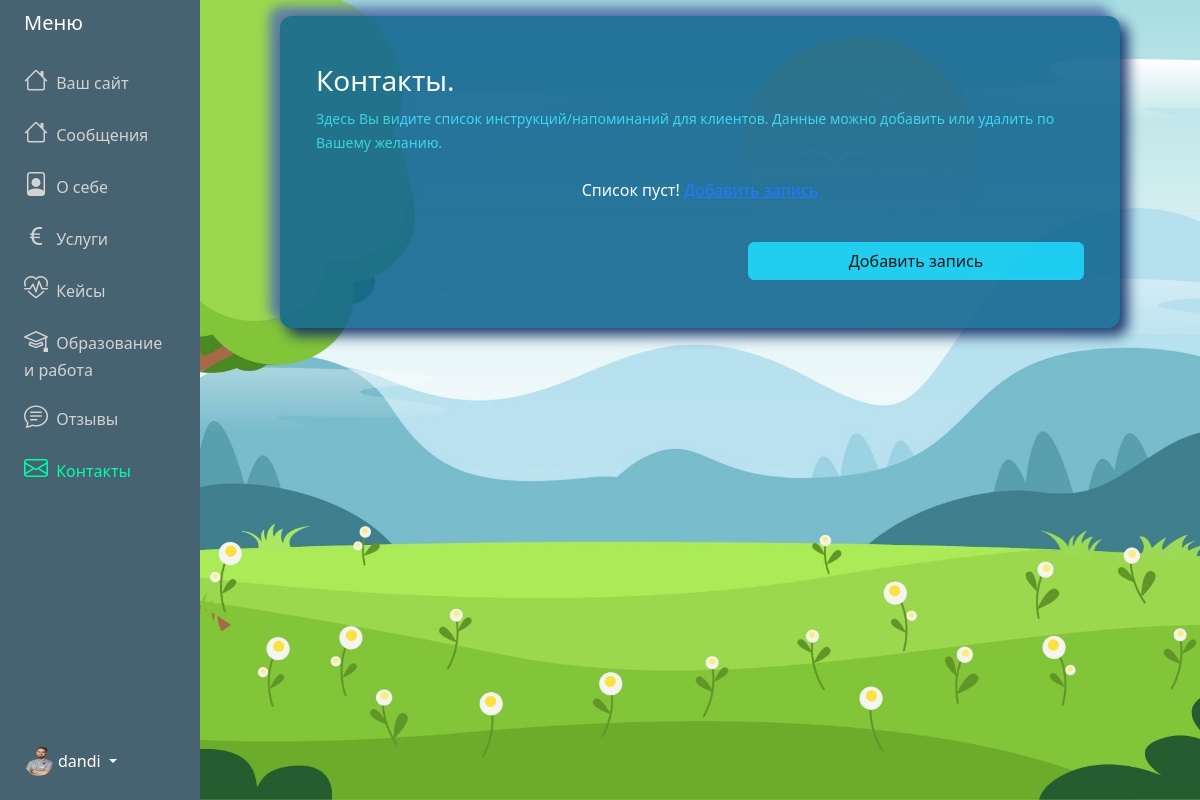
Page /adminPanel/contacts/ (signed in) on the earlier database version.
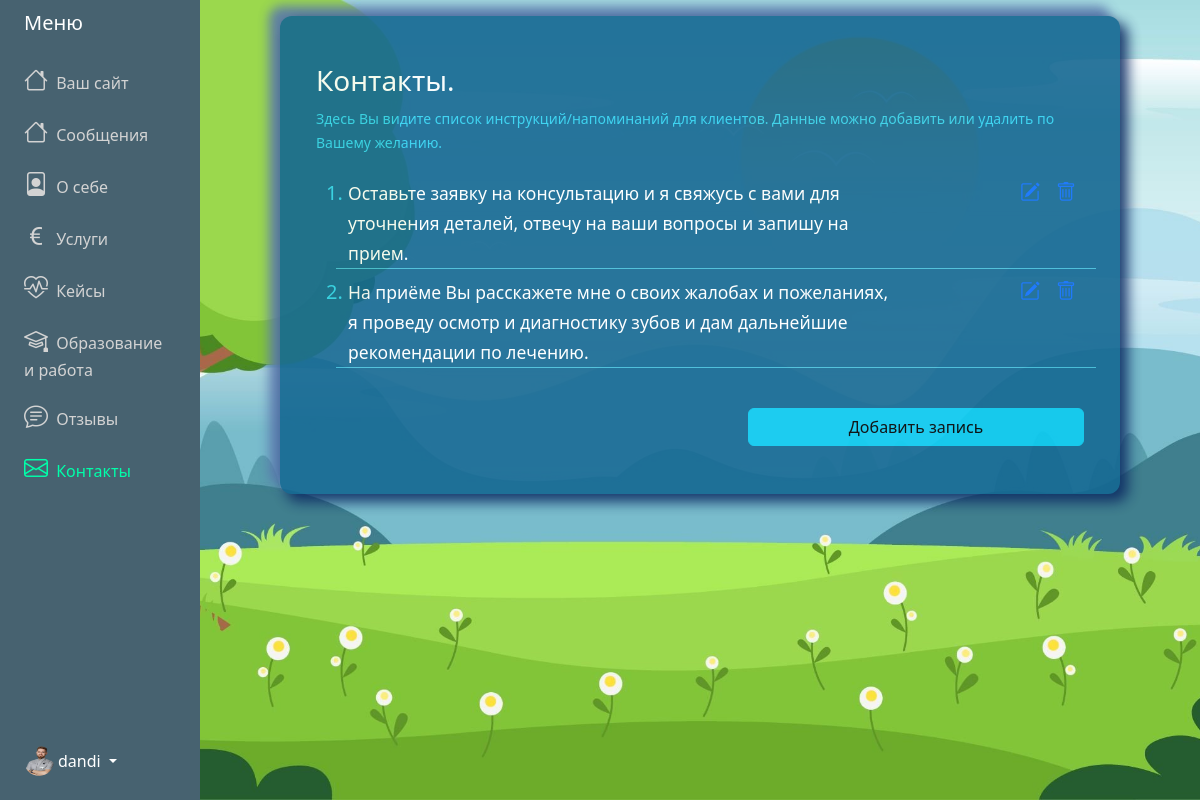
Same page on the later database version.
### adminPanel/models.py (models this page shows)
class Contact(models.Model):
    post = models.TextField(null=False, blank=False)
    user = models.ForeignKey(User, on_delete=models.CASCADE)

### adminPanel/views.py (the view)
# urls.py: path('adminPanel/contacts/', ContactView.as_view(), name="contacts"),
class ContactView(LoginRequiredMixin,ListView):
    model = Contact
    template_name = "adminPanel/contact.html"
    context_object_name = "posts"
    def get_context_data(self, **kwargs):
        context = super().get_context_data(**kwargs)
        context['title'] = 'Контакты'
        context['active'] = 'contacts'
        context['menu'] = request_menu(self.request)
        return context

### adminPanel/views.py (called while the page is built)
def request_menu(request):
    user_id = request.user.id  # Получаем id текущего пользователя
    menu = Menu.objects.filter(user_id=user_id).first()  # Используем user_id для фильтрации
    return menu

### adminPanel/templates/adminPanel/contact.html (shortened to what this page needs)
{% extends "adminPanel/base.html" %}
{% block content %}
<div class="container">
    <div id="innerPage">
        <div class="row align-items-center justify-content-center">
            <div class="col-12 text-white px-5 pt-5">
                <div class="lead">
                    <h3>Контакты.</h3>
                    <p class="fs-6 mb-4">
                        <small class="label-color">Здесь Вы видите список инструкций/напоминаний для клиентов. Данные можно добавить или удалить по Вашему желанию.</small>
                    </p>
                </div>
                {% if posts %}
                <ol class="categories">
                    {% for post in posts %}
                    <li class="label-color fs-5">
                        <div class="row mt-2" style="border-bottom: 1px solid #45bdd9;">
                            <div class="col-9">
                                <a href="{% url 'update-contact' post.id %}" style="text-decoration: none;color: #ffffff;">
                                    <small>{{ post.post }}</small>
                                </a>
                            </div>
                            <div class="task-controls col-3 card-text d-flex">
                                <a class="edit px-2 ms-auto" href="{% url 'update-contact' post.id %}">
                                    <i class="bi bi-pencil-square"></i></a>
                                <a class="edit px-2" href="{% url 'delete-contact' post.id %}"><i class="bi bi-trash"></i></a>
                            </div>
                        </div>
                    </li>
                    {%endfor%}
                </ol>
                {% else %}
                <p class="text-center"> Список пуст!
                    <a href="{% url 'create-contact' %}">Добавить запись</a>
                </p>
                {% endif %}
            </div>
        </div>
        <div class="row align-items-center justify-content-center">
            <div class="col-sm-6 col-xs-12 d-sm-block  px-5 pb-5">
                <a href="{% url 'create-contact' %}" class="btn btn-info mt-4 w-100"
                    id="cases-brn">Добавить запись</a>
            </div>
        </div>
    </div>
</div>
{% endblock content %}

Differences in the rows shown:
added Contact: post "Оставьте заявку на консультацию и я свяжусь с вами для уточнения деталей, отвечу на ваши вопросы и запишу на прием."
added Contact: post "На приёме Вы расскажете мне о своих жалобах и пожеланиях, я проведу осмотр и диагностику зубов и дам дальнейшие рекомендации по лечению."
Other differences:
text no longer shown: "Список пуст!"
